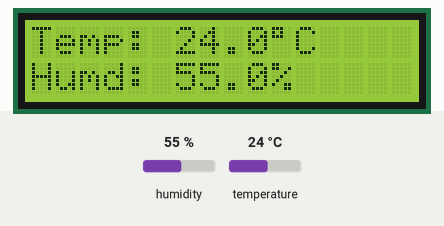
The sketch below on a simulated Arduino Uno, built with avr-gcc and run on an emulated ATmega328P. Parts: 16×2 character LCD. Inputs (shaded band) come from the test bench; at power-on: humidity 55 %, temperature 24 °C.

Above: at 3.2 s.
3.3 s: humidity set to 22 %
At 4.9 s:
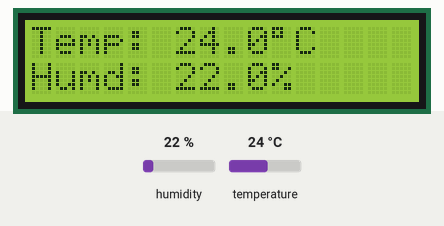
5.6 s: temperature set to 12 °C
At 6.0 s:
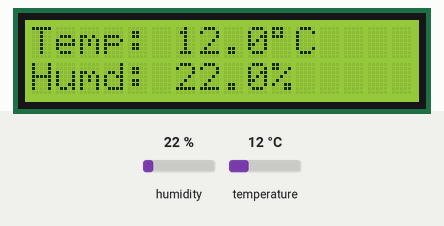
7.8 s: humidity set to 40 %
At 9.5 s:
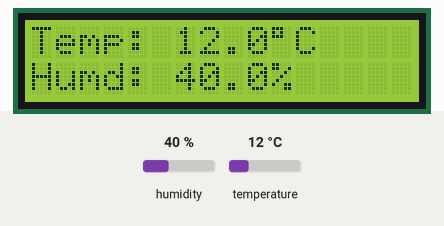
10.2 s: temperature set to 19 °C
At 10.6 s:
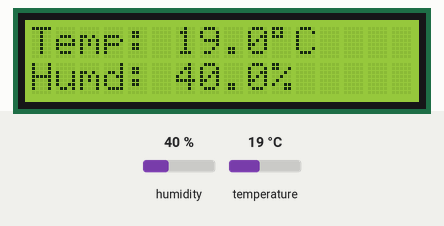
Timing chart, 0 to 13.2 s (numbered marks = the images above; inputs shaded):
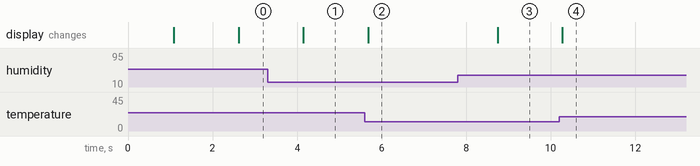

Measured:
- after the input at 3.3 s, the display: changes after 0.85 s (image 1)
- after the input at 5.6 s, the display: changes after 0.08 s (image 2)
- after the input at 7.8 s, the display: changes after 0.95 s (image 3)
- after the input at 10.2 s, the display: changes after 0.08 s (image 4)

The sketch:

1015-dht11.ino
```cpp
//


#include <Wire.h>
#include <LiquidCrystal_I2C.h>
#include <Adafruit_Sensor.h>
#include <DHT.h>
#include <DHT_U.h>

// --- 硬體腳位與設定 ---
#define DHTPIN 8          // DHT 感測器接在數位腳位 8
#define DHTTYPE DHT11     // 感測器型號 DHT11

// 設定 LCD：位址通常為 0x27，規格為 16 字元、2 行
LiquidCrystal_I2C lcd(0x27, 16, 2);
DHT_Unified dht(DHTPIN, DHTTYPE);

uint32_t delayMS;

void setup() {
  Serial.begin(9600);

  // 初始化 LCD 螢幕與背光
  lcd.init();
  lcd.backlight();
  lcd.clear();

  // 初始化 DHT 感測器
  dht.begin();

  // 取得 DHT 感測器所需的最小讀取間隔時間（DHT11 通常至少需 1~2 秒）
  sensor_t sensor;
  dht.temperature().getSensor(&sensor);
  delayMS = sensor.min_delay / 1000;
  if (delayMS < 1500) {
    delayMS = 1500; // DHT11 建議間隔至少 1.5 秒以上較為穩定
  }

  // 開機提示畫面
  lcd.setCursor(0, 0);
  lcd.print("Initializing...");
  delay(1000);
  lcd.clear();
}

void loop() {
  // 等待感測器間隔
  delay(delayMS);

  sensors_event_t event;

  // --- 讀取並顯示溫度（第 1 行）---
  lcd.setCursor(0, 0);
  lcd.print("Temp: ");
  dht.temperature().getEvent(&event);
  if (isnan(event.temperature)) {
    lcd.print("Error   ");
  } else {
    lcd.print(event.temperature, 1); // 顯示小數點後 1 位
    lcd.print((char)223);            // LCD 內建的度數符號 '°'
    lcd.print("C  ");                // 後方補空格避免位數變短時殘留舊字
  }

  // --- 讀取並顯示濕度（第 2 行）---
  lcd.setCursor(0, 1);
  lcd.print("Humd: ");
  dht.humidity().getEvent(&event);
  if (isnan(event.relative_humidity)) {
    lcd.print("Error   ");
  } else {
    lcd.print(event.relative_humidity, 1); // 顯示小數點後 1 位
    lcd.print("%   ");
  }
}
```
